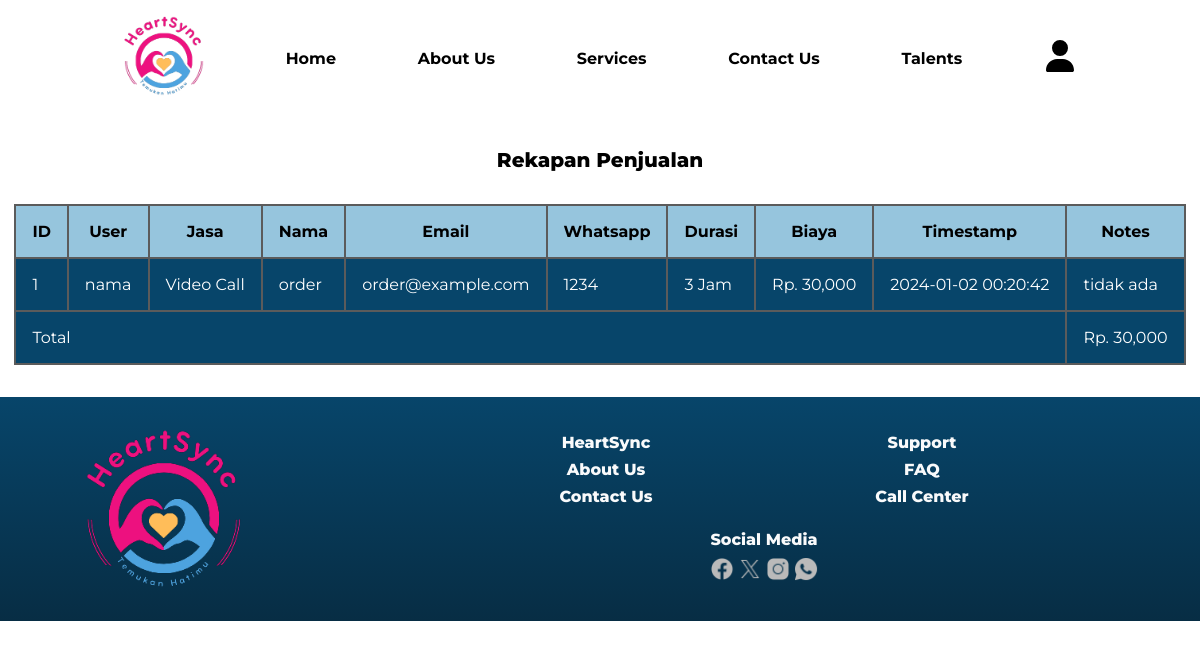
Screenshot of /rekap.php with the database file from the repository.
### tables this page shows
CREATE TABLE `transactions` (
  `TransactionID` int(11) NOT NULL,
  `UserID` varchar(255) DEFAULT NULL,
  `ServiceID` int(11) DEFAULT NULL,
  `Name` varchar(255) DEFAULT NULL,
  `Email` varchar(255) DEFAULT NULL,
  `Whatsapp` varchar(20) DEFAULT NULL,
  `QuantityBooked` int(11) DEFAULT NULL,
  `Price` int(10) DEFAULT NULL,
  `Timestamp` timestamp NOT NULL DEFAULT current_timestamp(),
  `AdditionalInfo` text DEFAULT NULL
);

CREATE TABLE `users` (
  `UserID` int(11) NOT NULL,
  `Name` varchar(100) NOT NULL,
  `Username` varchar(255) DEFAULT NULL,
  `Password` varchar(255) DEFAULT NULL,
  `Email` varchar(100) NOT NULL,
  `PhoneNumber` varchar(20) DEFAULT NULL,
  `UserType` enum('user','admin') NOT NULL
);

CREATE TABLE `services` (
  `ServiceID` int(11) NOT NULL,
  `ServiceName` varchar(100) NOT NULL,
  `ServiceDescription` text DEFAULT NULL,
  `RatePerHour` int(10) NOT NULL
);

### functions.php (the view, shortened to what this page needs)
    <?php
    function connection(){
        $servername = "localhost";
        $username = "root";
        $password = "";
        $dbname = "uas";
        $connection = new mysqli($servername, $username, $password, $dbname);
        return $connection;
    }
function fetchTransaction(){
    $connection = connection();
    $sql = "SELECT t.TransactionID, u.Name AS UserName, s.ServiceName, t.Name, t.Email, t.Whatsapp, t.QuantityBooked, t.Price, t.Timestamp, t.AdditionalInfo
    FROM transactions t
    LEFT JOIN users u ON t.UserID = u.UserID
    LEFT JOIN services s ON t.ServiceID = s.ServiceID";
    $result = $connection ->query($sql);
    if ($result->num_rows > 0) {
        echo "<table>";
        echo "<tr><th>ID</th><th>User</th><th>Jasa</th><th>Nama</th><th>Email</th><th>Whatsapp</th><th>Durasi</th><th>Biaya</th><th>Timestamp</th><th>Notes</th></tr>";
        $total = 0;
        while ($row = $result->fetch_assoc()) {
            $total += $row['Price'];
            echo "<tr>";
            echo "<td>" . $row["TransactionID"] . "</td>";
            echo "<td>" . $row["UserName"] . "</td>";
            echo "<td>" . $row["ServiceName"] . "</td>";
            echo "<td>" . $row["Name"] . "</td>";
            echo "<td>" . $row["Email"] . "</td>";
            echo "<td>" . $row["Whatsapp"] . "</td>";
            echo "<td>" . $row["QuantityBooked"]. " Jam" . "</td>";
            echo "<td>" ."Rp. " .number_format($row['Price'])   . "</td>";
            echo "<td>" . $row["Timestamp"] . "</td>";
            echo "<td>" . $row["AdditionalInfo"] . "</td>";
            echo "</tr>";
        }
        echo "<tr>";
        echo "<td colspan=\"9\">" . "Total" ."</td>";
        echo "<td>" . "Rp. ". number_format($total) ."</td>";
        echo "</tr>";
        echo "</table>";
}
}
?>

### rekap.php (shortened to what this page needs)
<?php
include 'functions.php';
?>
<!DOCTYPE html>
<html lang="en">
<head>
    <link rel="stylesheet" href="assets\style.css">
</head>
<body>
    <div class="page-container">
        <header>
            <ul class="navbar">
                <li><a href="index.php"><img src="assets\img\navbar\logo1.png" class="logo"></a></li>
                <li><a href="index.php">Home</a></li>
                <li><a href="index.php#about-us">About Us</a></li>
                <li><a href="index.php#services">Services</a></li>
                <li><a href="index.php#contact-us">Contact Us</a></li>
                <li><a href="talents.php">Talents</a></li>
                <ul class="dropdown">
                    <?php if (isset($_SESSION['userType'])) : ?>
                    <li><a href="#" onclick="toggleDropdown()"><img src=" assets\img\navbar\user-solid.svg"
                                class="user-icon" /></a></li>
                    <?php else : ?>
                    <li><a href="login.php"><img src=" assets\img\navbar\user-solid.svg" class="user-icon" /></a></li>
                    <?php endif; ?>
                </ul>
            </ul>
        </header>
        <div class="transaction-container">
            <h1>Rekapan Penjualan</h1>
            <?php fetchTransaction()?>
        </div>
        <footer class="other-page-footer footer-container"><img src="assets\img\navbar\logo1.png" />
            <div class="links-container">
                <div class="first containers">
                    <ul>
                        <li>HeartSync</li>
                        <li><a href="#about-us">About Us</a></li>
                        <li><a href="#contact-us">Contact Us</a></li>
                    </ul>
                </div>
                <div class="second containers">
                    <ul>
                        <li>Support</li>
                        <li><a href="#">FAQ</a></li>
                        <li><a href="#">Call Center</a></li>
                    </ul>
                </div>
                <div class="third containers">
                    <ul>
                        <li>Social Media</li>
                        <div class="icons-container">
                            <li><a href="www.facebook.com"><img src="assets\img\footer\facebook.png" /></a></li>
                            <li><a href="www.instagram.com"><img src="assets\img\footer\instagram.png" /></a></li>
                            <li><a href="www.twitter.com"><img src="assets\img\footer\twitter.png" /></a></li>
                            <li><a href="www.whatsapp.com"><img src="assets\img\footer\whatsapp.png" /></a></li>
                        </div>
                    </ul>
                </div>
            </div>
        </footer>
    </div>
</body>
</html>

### assets/style.css (style rules this page uses)
* { padding: 0; margin: 0; text-decoration: none; font-family: "Montserrat", sans-serif; box-sizing: border-box; scroll-behavior: smooth; }
a:visited, a { color: inherit; }
ul { list-style-type: none; }
h1 { font-size: 1.25rem; font-weight: 800; }
.page-container { display: flex; flex-direction: column; align-items: center; justify-content: center; width: 100%; gap: 2rem; }
.navbar { display: flex; width: 90vw; margin-block: 1rem; padding-inline: 4rem; justify-content: space-between; align-items: center; gap: 10px; }
.navbar a { font-weight: 700; }
.logo { aspect-ratio: 1/1; height: 5rem; }
.user-icon { aspect-ratio: 1/1; height: 2rem; }
.footer-container { display: flex; flex-direction: row; width: 100vw; justify-content: space-around; padding-block: 2rem; }
.footer-container img { height: 10rem; }
.links-container { display: flex; flex-wrap: wrap; align-items: center; justify-content: center; flex-direction: row; gap: 1rem; width: 700px; }
.containers { width: 300px; display: flex; align-items: center; justify-content: center; }
.containers li { text-align: center; }
.containers ul { display: flex; flex-direction: column; gap: 0.5rem; color: #f9fafb; }
.containers li { font-weight: 800; }
.icons-container { display: flex; flex-direction: row; gap: 0.25rem; }
.icons-container img { height: 1.5rem; }
.other-page-footer { background: linear-gradient(180deg, #07456a 0%, #072d44 100%); }
.dropdown { display: inline; position: relative; }
.transaction-container { display: flex; flex-direction: column; gap: 2rem; justify-content: center; align-items: center; }
.transaction-container table { border: solid 0.5px #5b5b5b; border-spacing: 0; }
.transaction-container table td, .transaction-container table th { padding: 1rem; border: solid 0.5px #5b5b5b; }
.transaction-container table th { background-color: #96c5dd; }
.transaction-container table td { color: #fff; background-color: #07456a; }

### rows the page displays
transactions: TransactionID "1", UserID.Name "nama", ServiceID.ServiceName "Video Call", Name "order", Email "order@example.com", Whatsapp "1234", QuantityBooked "3", Price "30,000", Timestamp "2024-01-02 00:20:42", AdditionalInfo "tidak ada"

### other values shown
$total "30,000"
